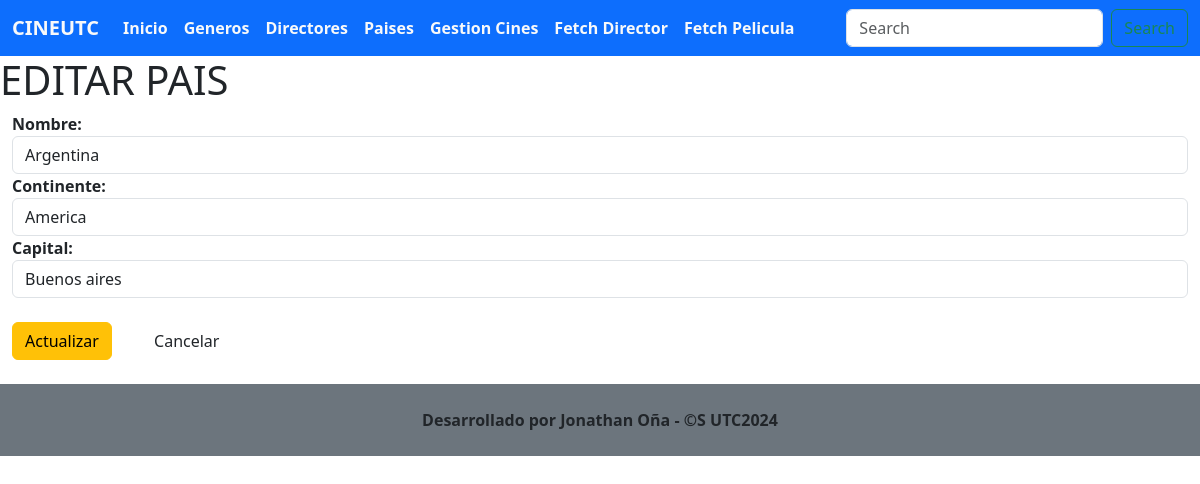
Page /editarPais/1 on the committed database.
### Aplicaciones/Cartelera/models.py (models this page shows, shortened)
class Pais(models.Model):
    id=models.AutoField(primary_key=True)
    nombre=models.CharField(max_length=50)
    continente=models.CharField(max_length=50)
    capital=models.CharField(max_length=50)

### Aplicaciones/Cartelera/views.py (the view)
# urls.py: path('editarPais/<id>',views.editarPais, name="editarPais"),
def editarPais(request,id):
    paisEditar = Pais.objects.get(id=id)
    return render(request, 'editarPais.html', {'paisEditar':paisEditar})

### Aplicaciones/Cartelera/templates/editarPais.html (shortened to what this page needs)
{% extends "./plantilla.html" %}
{% block body %}
<h1>EDITAR PAIS</h1>
<div class="container-fluid">
    <div class="row">
        <div class="col-md-12">
            <form action="{% url 'procesarActualizacionPais' %}" method="post">
                <label for=""><b>Nombre:</b></label>
                <input type="text" name="nombre" class="form-control" value="{{paisEditar.nombre}}" id="nombre">
                <Label><b>Continente:</b></Label>
                <input type="text" name="continente" class="form-control" value="{{paisEditar.continente}}" id="continente">
                <label for=""><b>Capital:</b></label>
                <input type="text" name="capital" class="form-control" value="{{paisEditar.capital}}" id="capital">
                <br>
                <button  type="submit" class="btn btn-warning">
                    Actualizar</button>
                <a href="{% url 'listadoPaises' %}" class="btn btn-ligth">Cancelar</a>
            </form>
        </div>
    </div>
</div>
<br>
{% endblock %}

### rows in the picture
Pais: nombre "Argentina", continente "America", capital "Buenos aires"
